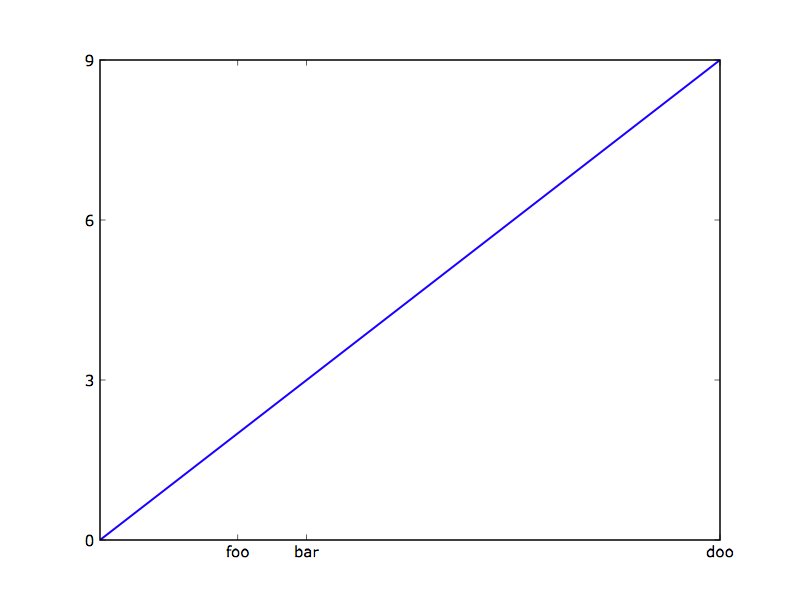

Source code (Python):
import pylab as P

every = 3

ax1 = P.subplot(111)

xdata = range(10)

ax1.plot(xdata)

yticks = ax1.get_yticks()
ax1.set_yticks(yticks[::every])
ax1.set_xticks([2,3,9])
ax1.set_xticklabels(['foo', 'bar', 'doo'])

P.savefig('example.png')

